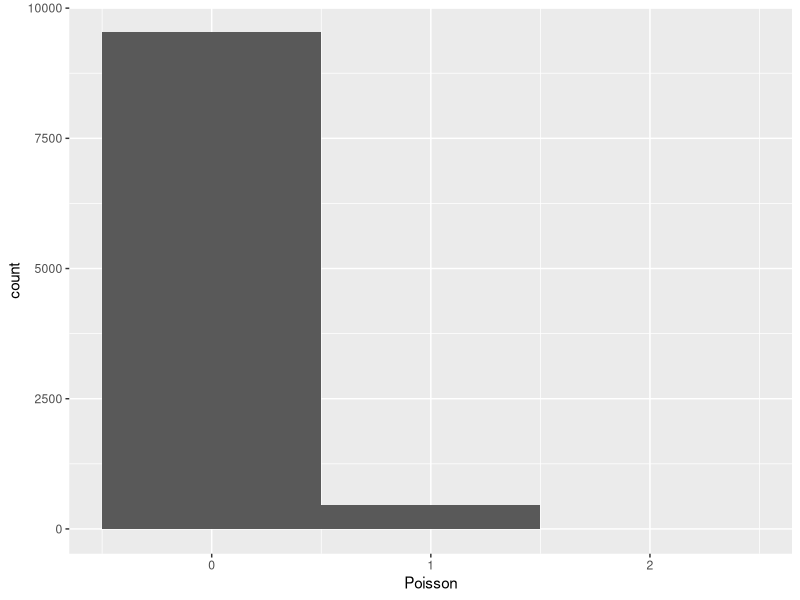
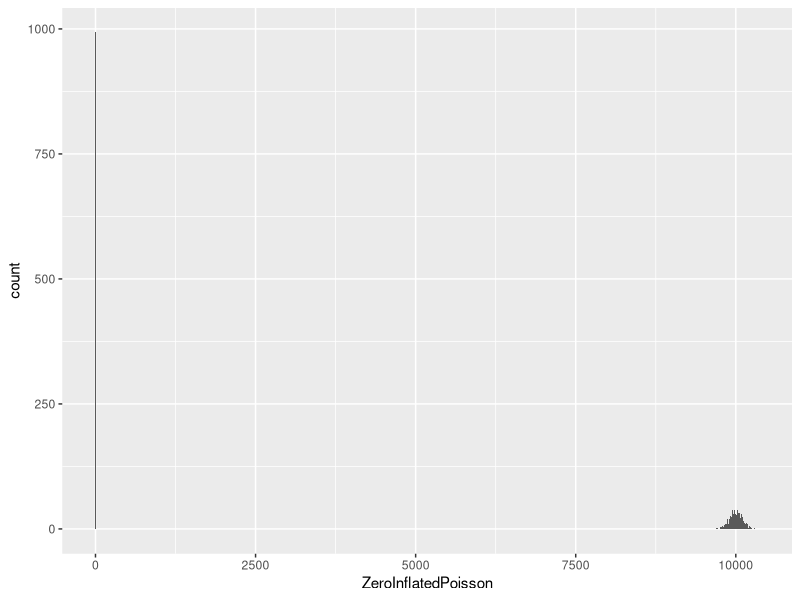
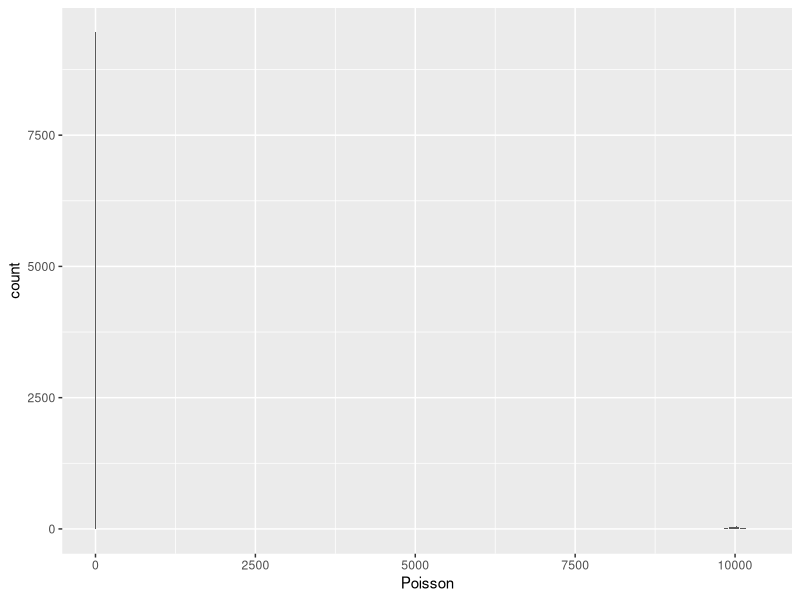
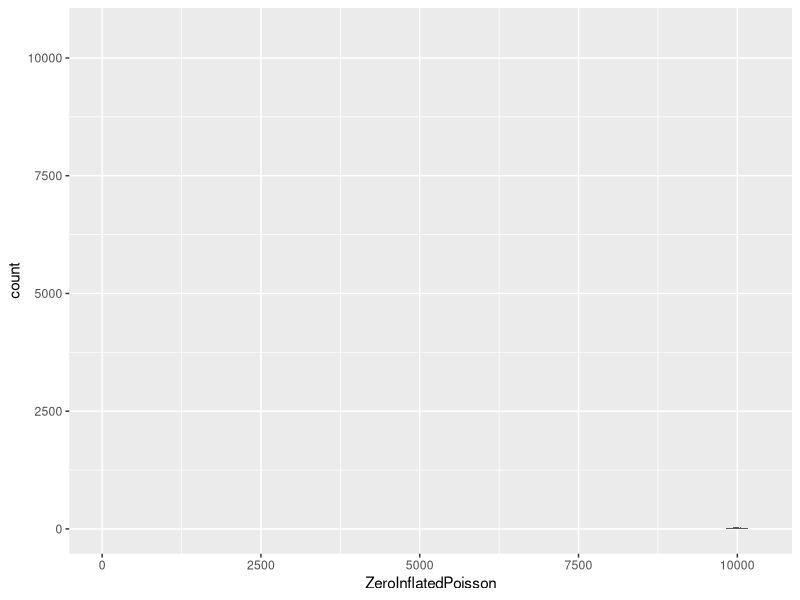
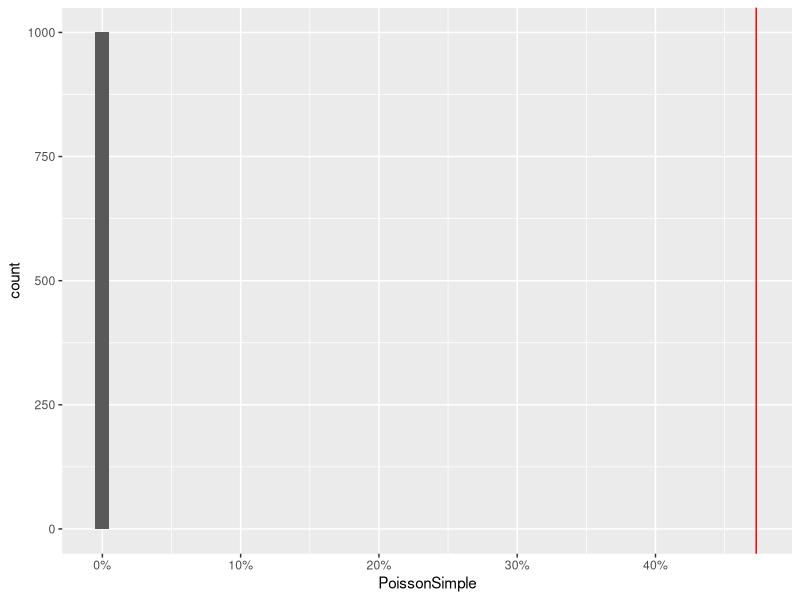
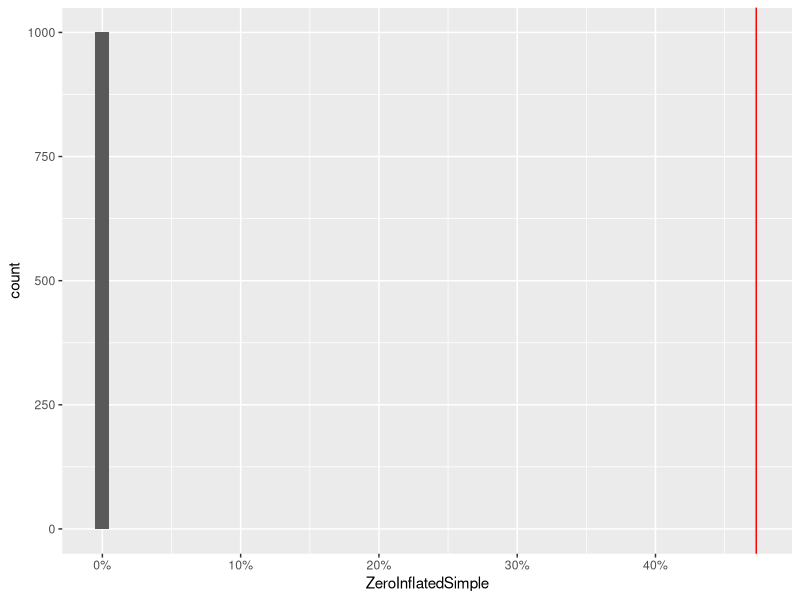
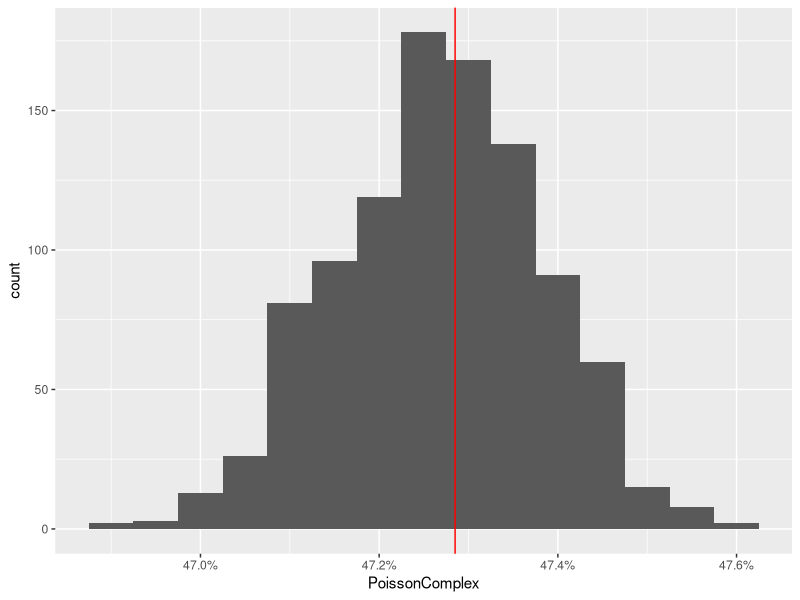
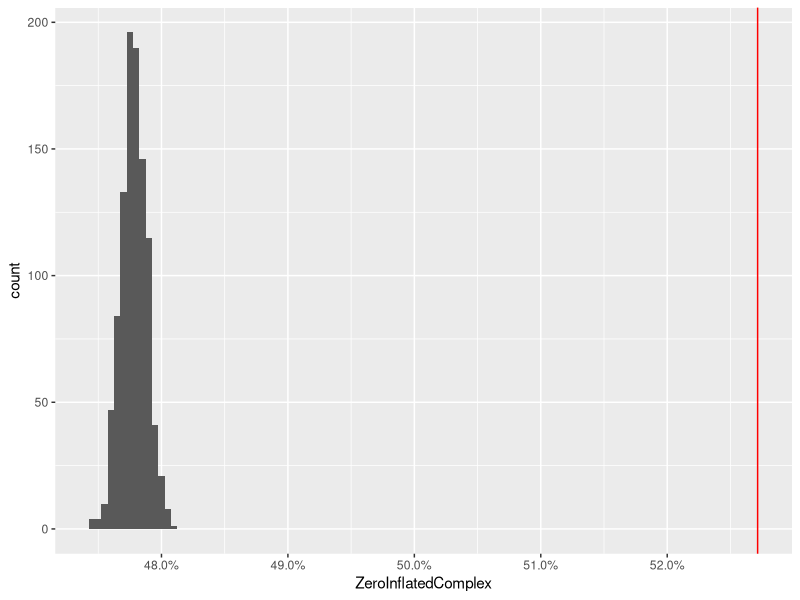

The R source for these figures, in order:
## ---- chunk 1
knitr::opts_chunk$set(
  echo = TRUE,
  cache = TRUE,
  autodep = TRUE
)
## ---- chunk 2
library(ggplot2)
library(scales)
library(pscl)
library(MASS)
library(tidyr)
set.seed(1234)
n <- 1e4
n.sim <- 1e3
mean.poisson <- 0.05
mean.zeroinfl <- 10000
prop.zeroinfl <- 0.1
## ---- chunk 3
dataset <- data.frame(
  Poisson = rpois(n, lambda = mean.poisson)
)
ggplot(dataset, aes(x = Poisson)) + 
  geom_histogram(binwidth = 1)
table(dataset$Poisson)
## ---- chunk 4
dataset$ZeroInflatedPoisson <- rbinom(n, size = 1, prob = 1 - prop.zeroinfl) * 
  rpois(n, lambda = mean.zeroinfl)
ggplot(dataset, aes(x = ZeroInflatedPoisson)) + 
  geom_histogram(binwidth = 1)
table(dataset$ZeroInflatedPoisson == 0)
## ---- chunk 5
dataset <- expand.grid(
  Mean = c(mean.poisson, mean.zeroinfl),
  Rep = seq_len(n)
)
dataset$Poisson <- rpois(nrow(dataset), lambda = dataset$Mean)
dataset$ZeroInflatedPoisson <- rbinom(nrow(dataset), size = 1, prob = 1 - prop.zeroinfl) * 
  rpois(nrow(dataset), lambda = dataset$Mean)
ggplot(dataset, aes(x = Poisson)) + 
  geom_histogram(binwidth = 1)
ggplot(dataset, aes(x = ZeroInflatedPoisson)) + 
  geom_histogram(binwidth = 1)
## ---- chunk 6
m.pois.simple <- glm(Poisson ~ 1, data = dataset, family = poisson)
m.zero.simple <- glm(ZeroInflatedPoisson ~ 1, data = dataset, family = poisson)
summary(m.pois.simple)
summary(m.zero.simple)
## ---- chunk 7
simulated <- data.frame(
  PoissonSimple = apply(
    simulate(m.pois.simple, nsim = n.sim) == 0, 
    2, 
    mean
  ),
  ZeroInflatedSimple = apply(
    simulate(m.zero.simple, nsim = n.sim) == 0, 
    2, 
    mean
  )
)
ggplot(simulated, aes(x = PoissonSimple)) +
  geom_histogram(binwidth = 0.01) +
  geom_vline(xintercept = mean(dataset$Poisson == 0), colour = "red") +
  scale_x_continuous(label = percent)
ggplot(simulated, aes(x = ZeroInflatedSimple)) +
  geom_histogram(binwidth = 0.01) +
  geom_vline(xintercept = mean(dataset$Poisson == 0), colour = "red") +
  scale_x_continuous(label = percent)
## ---- chunk 8
m.pois.complex <- glm(Poisson ~ factor(Mean), data = dataset, family = poisson)
m.zero.complex <- glm(ZeroInflatedPoisson ~ factor(Mean), data = dataset, family = poisson)
summary(m.pois.complex)
summary(m.zero.complex)
## ---- chunk 9
simulated$PoissonComplex <- apply(
  simulate(m.pois.complex, nsim = n.sim) == 0, 
  2, 
  mean
)
simulated$ZeroInflatedComplex <- apply(
  simulate(m.zero.complex, nsim = n.sim) == 0, 
  2, 
  mean
)
ggplot(simulated, aes(x = PoissonComplex)) +
  geom_histogram(binwidth = 0.0005) +
  geom_vline(xintercept = mean(dataset$Poisson == 0), colour = "red") +
  scale_x_continuous(label = percent)
ggplot(simulated, aes(x = ZeroInflatedComplex)) +
  geom_histogram(binwidth = 0.0005) +
  geom_vline(xintercept = mean(dataset$ZeroInflatedPoisson == 0), colour = "red") +
  scale_x_continuous(label = percent)
## ---- chunk 10
m.zero.zi <- zeroinfl(
  ZeroInflatedPoisson ~ factor(Mean) | 1, 
  data = dataset, 
  dist = "poisson"
)
summary(m.zero.zi)
sim.zero.zi <- function(model){
  eta <- predict(model, type = "count")
  prob <- predict(model, type = "zero")
  new.value <- 
    rbinom(length(eta), size = 1, prob = 1 - prob) *
    rpois(length(eta), lambda = eta)
  mean(new.value == 0)
}
simulated$ZeroInflatedZI <- replicate(n.sim, sim.zero.zi(m.zero.zi))
ggplot(simulated, aes(x = ZeroInflatedZI)) +
  geom_histogram(binwidth = 0.0005) +
  geom_vline(xintercept = mean(dataset$ZeroInflatedPoisson == 0), colour = "red") +
  scale_x_continuous(label = percent)
## ---- chunk 11
m.zero.nb <- glm.nb(ZeroInflatedPoisson ~ factor(Mean), data = dataset)
summary(m.zero.nb)
## ---- chunk 12
simulated$ZeroInflatedNB <- apply(
  simulate(m.zero.nb, nsim = n.sim) == 0, 
  2, 
  mean
)
ggplot(simulated, aes(x = ZeroInflatedNB)) +
  geom_histogram(binwidth = 0.0005) +
  geom_vline(xintercept = mean(dataset$ZeroInflatedPoisson == 0), colour = "red") +
  scale_x_continuous(label = percent)
## ---- chunk 13
mean.2 <- 5
dataset2 <- expand.grid(
  Mean = mean.2,
  Rep = seq_len(100)
)
dataset2$ZeroInflatedPoisson <- 
  rbinom(nrow(dataset2), size = 1, prob = 1 - prop.zeroinfl) * 
  rpois(nrow(dataset2), lambda = dataset2$Mean)
ggplot(dataset2, aes(x = ZeroInflatedPoisson)) + 
  geom_histogram(binwidth = 1)
m.zero2 <- glm(ZeroInflatedPoisson ~ 1, data = dataset2, family = poisson)
summary(m.zero2)
simulated$ZeroInflated2 <- apply(
  simulate(m.zero2, nsim = n.sim) == 0, 
  2, 
  mean
)
ggplot(simulated, aes(x = ZeroInflated2)) +
  geom_histogram(binwidth = 0.01) +
  geom_vline(xintercept = mean(dataset2$ZeroInflatedPoisson == 0), colour = "red") +
  scale_x_continuous(label = percent)
m.zero.nb2 <- glm.nb(ZeroInflatedPoisson ~ 1, data = dataset2)
summary(m.zero.nb2)
simulated$ZeroInflatedNB2 <- apply(
  simulate(m.zero.nb2, nsim = n.sim) == 0, 
  2, 
  mean
)
ggplot(simulated, aes(x = ZeroInflatedNB2)) +
  geom_histogram(binwidth = 0.01) +
  geom_vline(xintercept = mean(dataset2$ZeroInflatedPoisson == 0), colour = "red") +
  scale_x_continuous(label = percent)
m.zero.zi2 <- zeroinfl(
  ZeroInflatedPoisson ~ 1, 
  data = dataset2, 
  dist = "poisson"
)
summary(m.zero.zi2)
simulated$ZeroInflatedZI2 <- replicate(n.sim, sim.zero.zi(m.zero.zi2))
ggplot(simulated, aes(x = ZeroInflatedZI2)) +
  geom_histogram(binwidth = 0.01) +
  geom_vline(xintercept = mean(dataset2$ZeroInflatedPoisson == 0), colour = "red") +
  scale_x_continuous(label = percent)
## ---- chunk 14
distribution <- data.frame(
  Count = 0:20
)
distribution$Truth <- dpois(
  distribution$Count, 
  lambda = mean.2
) + ifelse(
  distribution$Count == 0,
  prop.zeroinfl,
  0
)
distribution$Poisson <- dpois(
  distribution$Count, 
  lambda = exp(coef(m.zero2))
)
distribution$ZIPoisson <- dpois(
  distribution$Count, 
  lambda = exp(coef(m.zero.zi2)[1])
) + ifelse(
  distribution$Count == 0,
  plogis(coef(m.zero.zi2)[2]),
  0
)
distribution$NegBin <- dnbinom(
  distribution$Count, 
  size = m.zero.nb2$theta,
  mu = exp(coef(m.zero.nb2))
)
long <- gather(distribution, key = "Model", value = "Density", -Count)
long$Truth <- long$Model == "Truth"
ggplot(long, aes(x = Count, y = Density, colour = Model, linetype = Truth)) + 
  geom_line()
